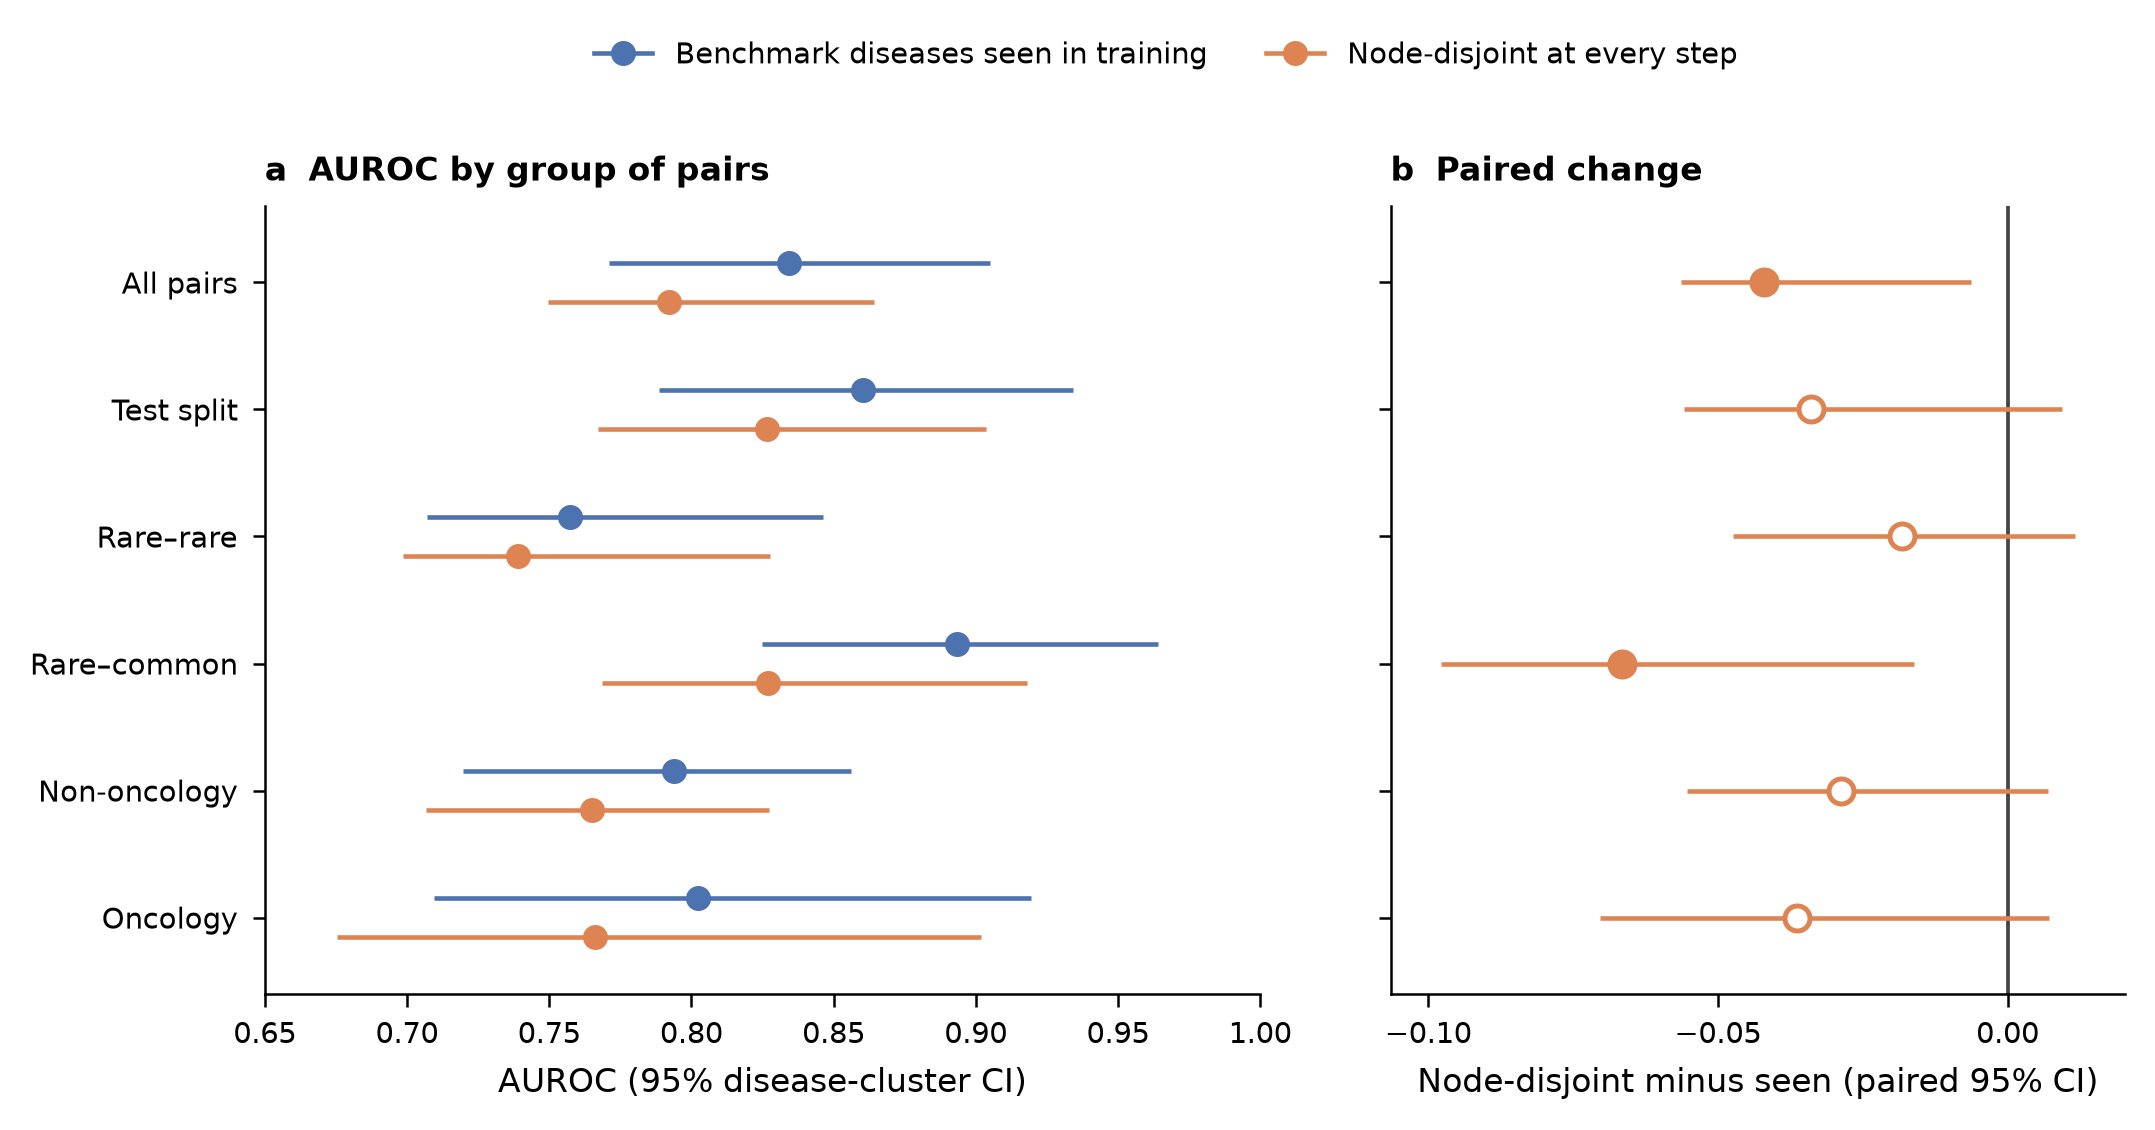

The Python source for this figure:
#!/usr/bin/env python
"""SI figure: node-disjoint robustness (si_node_disjoint).

Bootstrap: disease-cluster bootstrap as defined in Methods (diseases drawn with replacement, pair weight =
w[a]*w[b], pairs with an undrawn disease drop out), B = 2000, percentile 95% CI, paired deltas on shared replicates.

Inputs (data/derived/ixidn_robustness/):
  ixidn4364_per_pair_scores.tsv.gz      benchmark pairs: labels, splits and pair covariates (no score columns)
Scores (data/zenodo/model_outputs/): five-seed gene-anchored embedding cosine c and node-disjoint cosine nd_c,
and the K = 55 disease clusters used as the bootstrap unit.
"""

import os, sys, json, numpy as np, pandas as pd
from sklearn.metrics import roc_auc_score
from pathlib import Path
HERE = Path(__file__).resolve().parent; REPO = HERE.parents[1]
import sys as _sys; _sys.path.insert(0, str(REPO / "src"))
from disatlas.figstyle_si import apply_figure_style, overlap_check, save
import matplotlib.pyplot as plt
from matplotlib.lines import Line2D

R0 = str(REPO)
OUT = str(HERE)
B = int(os.environ.get("SI_B", 2000))
# resampling unit: "k55" (default; the K = 55 gene-anchored disease clusters, used by the figures) or
# "disease" (single diseases; the confidence intervals quoted in the main text). Non-default units write suffixed outputs.
UNIT = os.environ.get("SI_UNIT", "k55"); assert UNIT in ("k55", "disease")
SFX = "" if UNIT == "k55" else f"_{UNIT}"
SYSP = "data/derived/ixidn_robustness/ixidn4364_per_pair_scores.tsv.gz"
COS = "data/zenodo/model_outputs/scores/ixidn_matched_cosine_gene_anchored.parquet"
K55 = "data/zenodo/model_outputs/clusters/disease_clusters_k55.parquet"

D = pd.read_csv(f"{R0}/{SYSP}", sep="\t")
# scores: five-seed gene-anchored embedding cosine (c) and node-disjoint cosine (nd_c) of the released model
_C = pd.read_parquet(f"{R0}/{COS}", columns=["blind_id", "c", "nd_c"])
D = D.merge(_C.rename(columns={"c": "p", "nd_c": "nd"}), on="blind_id", how="left", validate="1:1"); assert D.p.notna().all()
assert len(D) == 4364 and D.y.sum() == 2182
D["test"] = (D.split_a == "test") & (D.split_b == "test")
assert (D.test == (D.pool == "test")).all()
D["onc"] = D.either_is_cancer.astype(int) == 1
assert round(roc_auc_score(D.y, D.p), 3) == 0.834
_K = pd.read_parquet(f"{R0}/{K55}", columns=["disease_id", "cluster"]); lab = dict(zip(_K.disease_id, _K.cluster))
D["ua"] = D.a.map(lab); D["ub"] = D.b.map(lab); assert D.ua.notna().all() and D.ub.notna().all()
if UNIT == "disease": D["ua"], D["ub"] = D.a, D.b

def boot(sub, cols, seed, ref=None):
    """AUROC + percentile CI for each col; if ref, paired delta col - ref on the same replicates."""
    y = sub.y.values.astype(int); nodes = pd.unique(np.r_[sub.ua.values, sub.ub.values]); ix = {n: i for i, n in enumerate(nodes)}
    ai = np.array([ix[x] for x in sub.ua.values]); bi = np.array([ix[x] for x in sub.ub.values]); rg = np.random.default_rng(seed)
    bs = {c: [] for c in cols}
    for _ in range(B):
        w = np.bincount(rg.integers(0, len(nodes), len(nodes)), minlength=len(nodes)); ww = (w[ai] * w[bi]).astype(float); q = ww > 0
        if len(set(y[q])) < 2: continue
        for c in cols: bs[c].append(roc_auc_score(y[q], sub[c].values[q], sample_weight=ww[q]))
    out = {}
    for c in cols:
        b = np.array(bs[c]); out[c] = dict(auc=roc_auc_score(y, sub[c].values), lo=np.percentile(b, 2.5), hi=np.percentile(b, 97.5), B_used=len(b))
    if ref is not None:
        for c in cols:
            if c == ref: continue
            d = np.array(bs[c]) - np.array(bs[ref])
            out[c].update(d=out[c]["auc"] - out[ref]["auc"], dlo=np.percentile(d, 2.5), dhi=np.percentile(d, 97.5))
    return out

apply_figure_style(sizes=(8, 7, 7))
BLUE, ORANGE = "#4C72B0", "#DD8452"

# ===================================================================== 1. node-disjoint robustness
N = D[D.nd.notna()].reset_index(drop=True); assert len(N) == 4357 and N.y.sum() == 2181
assert round(roc_auc_score(N.y, N.nd), 3) == 0.792
GROUPS = [("All pairs", np.ones(len(N), bool)), ("Test split", N.test.values),
          ("Rare\u2013rare", (N.rare_common_pair == "rare-rare").values), ("Rare\u2013common", (N.rare_common_pair == "rare-common").values),
          ("Non-oncology", ~N.onc.values), ("Oncology", N.onc.values)]
rows = []
for k, (nm, m) in enumerate(GROUPS):
    sub = N[m].reset_index(drop=True); r = boot(sub, ["p", "nd"], seed=101 + k, ref="p")
    rows.append(dict(group=nm, n_pairs=len(sub), n_pos=int(sub.y.sum()), n_neg=int((sub.y == 0).sum()),
                     auroc_seen=r["p"]["auc"], seen_lo=r["p"]["lo"], seen_hi=r["p"]["hi"],
                     auroc_nd=r["nd"]["auc"], nd_lo=r["nd"]["lo"], nd_hi=r["nd"]["hi"],
                     delta=r["nd"]["d"], d_lo=r["nd"]["dlo"], d_hi=r["nd"]["dhi"], B_used=r["nd"]["B_used"],
                     ci_excludes_zero=bool(r["nd"]["dhi"] < 0 or r["nd"]["dlo"] > 0)))
    print(nm, {k_: round(v, 4) if isinstance(v, float) else v for k_, v in rows[-1].items()}, flush=True)
ND = pd.DataFrame(rows); ND["source"] = SYSP; ND["bootstrap"] = f"{UNIT} resampling, B={B}"
ND.to_csv(f"{OUT}/si_node_disjoint_values{SFX}.tsv", sep="\t", index=False, float_format="%.4f")

fig = plt.figure(figsize=(7.9, 3.75))
axa = fig.add_axes([0.20, 0.13, 0.42, 0.70]); axb = fig.add_axes([0.675, 0.13, 0.31, 0.70], sharey=axa)
yy = np.arange(len(ND))[::-1].astype(float); off = 0.15
for i, r in ND.iterrows():
    axa.errorbar(r.auroc_seen, yy[i] + off, xerr=[[r.auroc_seen - r.seen_lo], [r.seen_hi - r.auroc_seen]], fmt="o", color=BLUE, ms=5, lw=1.1, capsize=0)
    axa.errorbar(r.auroc_nd, yy[i] - off, xerr=[[r.auroc_nd - r.nd_lo], [r.nd_hi - r.auroc_nd]], fmt="o", color=ORANGE, ms=5, lw=1.1, capsize=0)
    axb.errorbar(r.delta, yy[i], xerr=[[r.delta - r.d_lo], [r.d_hi - r.delta]], fmt="o", color=ORANGE, ms=6, lw=1.1, capsize=0,
                 mfc=ORANGE if r.ci_excludes_zero else "white", mec=ORANGE, mew=1.2)
axa.set_yticks(yy); axa.set_yticklabels(ND.group); axa.set_ylim(yy.min() - 0.6, yy.max() + 0.6)
lo = min(ND.seen_lo.min(), ND.nd_lo.min()); hi = max(ND.seen_hi.max(), ND.nd_hi.max())
axa.set_xlim(np.floor((lo - 0.01) * 20) / 20, np.ceil((hi + 0.01) * 20) / 20)
axa.set_xlabel("AUROC (95% disease-cluster CI)")
axb.axvline(0, color="#444444", lw=0.9, zorder=0); axb.tick_params(axis="y", labelleft=False)
axb.set_xlabel("Node-disjoint minus seen (paired 95% CI)")
dl = min(ND.d_lo.min(), -0.01); dh = max(ND.d_hi.max(), 0.01); pad = 0.08 * (dh - dl); axb.set_xlim(dl - pad, dh + pad)
from matplotlib.ticker import MultipleLocator
def _ticks(ax, step):
    a, b = ax.get_xlim(); t = np.arange(np.ceil(a / step - 1e-9) * step, b + 1e-9, step); ax.set_xticks(np.round(t, 3)); ax.set_xlim(a, b)
_ticks(axa, 0.05); _ticks(axb, 0.05)
axa.set_title(r"$\bf{a}$  $\bf{AUROC\ by\ group\ of\ pairs}$", loc="left", fontsize=8)
axb.set_title(r"$\bf{b}$  $\bf{Paired\ change}$", loc="left", fontsize=8)
h = [Line2D([], [], marker="o", color=BLUE, ms=5, lw=1.1), Line2D([], [], marker="o", color=ORANGE, ms=5, lw=1.1)]
fig.legend(h, ["Benchmark diseases seen in training", "Node-disjoint at every step"], loc="upper center", ncol=2, bbox_to_anchor=(0.58, 1.0), fontsize=7, frameon=False)
ov = overlap_check(fig); assert not ov, ov
if UNIT == "k55": save(fig, OUT, "si_node_disjoint")
plt.close(fig)

json.dump(dict(B=B, unit=UNIT, n_nd_pairs=len(N), inputs=[SYSP, COS, K55]),
          open(f"{OUT}/si_node_disjoint_values{SFX}.json", "w"), indent=1)
print("DONE", flush=True)
